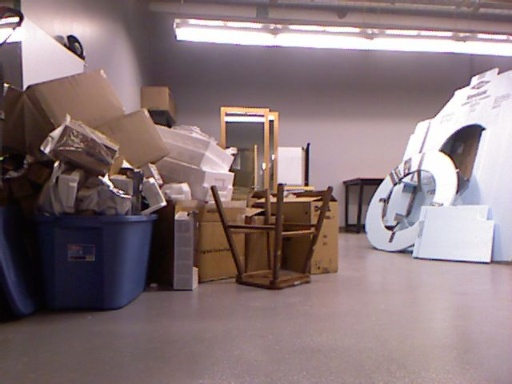
//> input picture src/cpp/src/relative_pose_estimation/image/1.jpg, 512 x 384 px
$ ./findEssentialMatrix   (built with g++ and OpenCV 4)
//> lines starting //> are read from the running program, lines starting //| are printed output that depends on the picture
using namespace cv;
using namespace std;
#include <iostream>

int main(int argc, char **argv)
{
    Mat img_1, img_2;
    Mat R_f, t_f; //the final rotation and tranlation vectors containing the

    double scale = 1.00;
    char filename1[200];
    char filename2[200];
    sprintf(filename1, "/home/ayumi/Documents/tohoku_uni/CLOVERs/c-slam/relative_pose_estimation/image/1.jpg");
    // %06は数を6回繰り返させる
    // output:/home/avisingh/Datasets/KITTI_VO/00/image_2/000000.png
    sprintf(filename2, "/home/ayumi/Documents/tohoku_uni/CLOVERs/c-slam/relative_pose_estimation/image/2.jpg");

    //read the first two frames from the dataset
    Mat img_1_c = imread(filename1);
//> img_1_c is the input picture: 384 rows x 512 cols, CV_8UC3; mean B, G, R 121.2, 118.3, 136.3
    Mat img_2_c = imread(filename2);
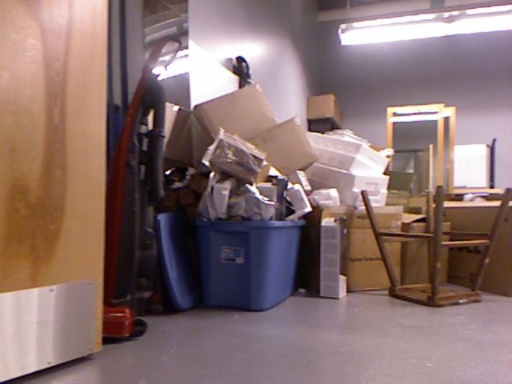
//> input picture src/cpp/src/relative_pose_estimation/image/2.jpg, 512 x 384 px
//> img_2_c is the input picture: 384 rows x 512 cols, CV_8UC3; mean B, G, R 111.9, 113.3, 136.9

    if (!img_1_c.data || !img_2_c.data)
    {
        std::cout << " --(!) Error reading images " << std::endl;
        return -1;
    }

    // we work with grayscale images
    cvtColor(img_1_c, img_1, COLOR_BGR2GRAY);
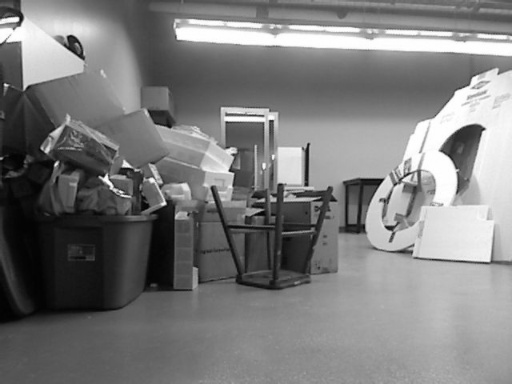
//> img_1: 384 rows x 512 cols, CV_8UC1; min 1, max 255, mean 124
    cvtColor(img_2_c, img_2, COLOR_BGR2GRAY);
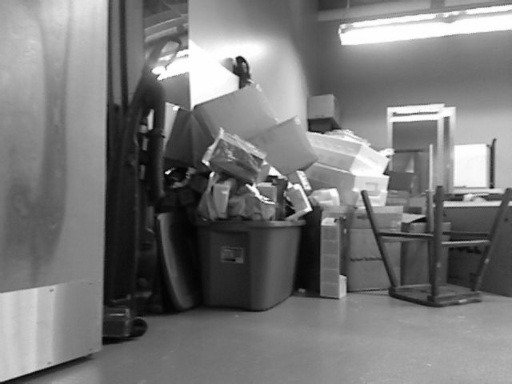
//> img_2: 384 rows x 512 cols, CV_8UC1; min 3, max 255, mean 120.2

    // feature detection, tracking
    vector<Point2f> points1, points2; //特徴点の座標

//> (the run ends here: the program needs code that is not available in this run, at `featureDetection(img_1, points1);`)
